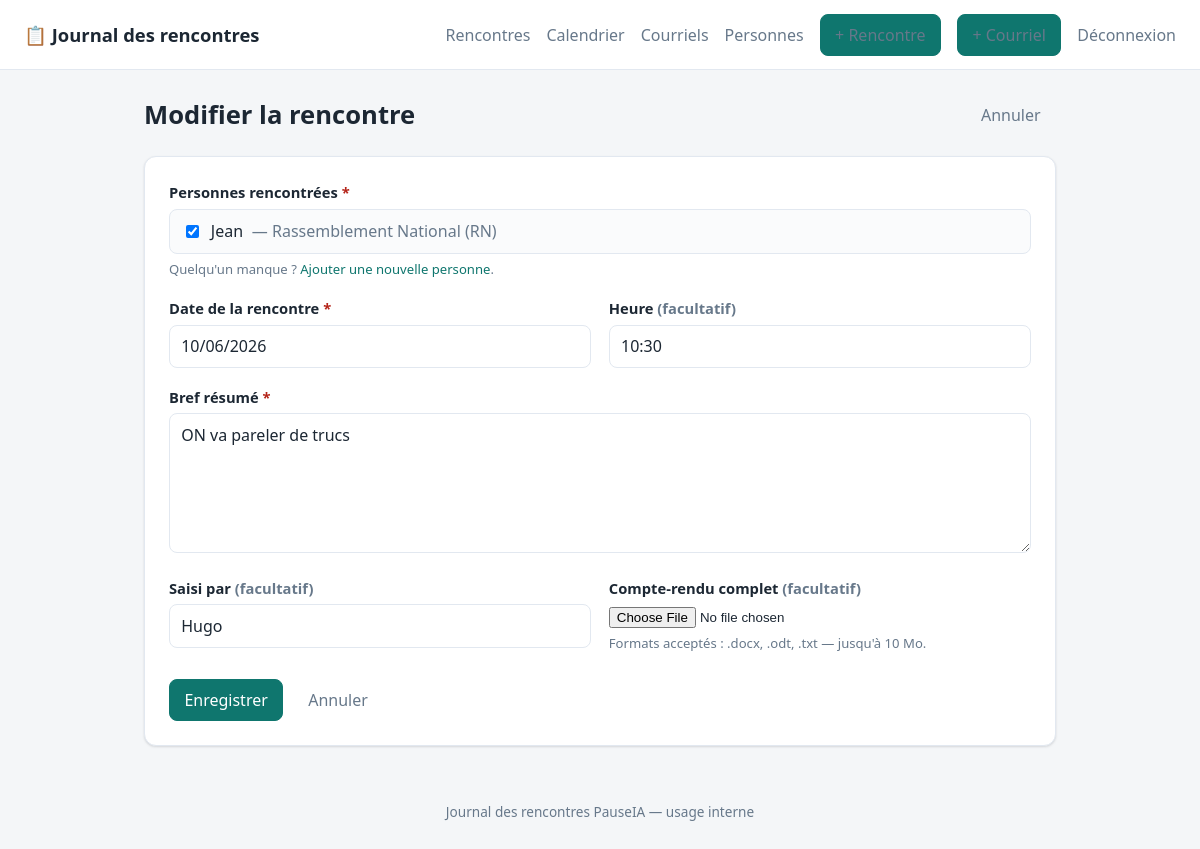
/meetings/4/edit (signed in), run on the app's committed database.
### tables this page shows
CREATE TABLE persons (
            id              INTEGER PRIMARY KEY AUTOINCREMENT,
            name            TEXT NOT NULL,
            political_group TEXT NOT NULL,
            stance          TEXT NOT NULL,
            first_contacted TEXT,
            notes           TEXT,
            created_at      TEXT NOT NULL
        , follow_up_date TEXT, role TEXT);

CREATE TABLE meetings (
            id                   INTEGER PRIMARY KEY AUTOINCREMENT,
            meeting_date         TEXT NOT NULL,
            summary              TEXT NOT NULL,
            recorded_by          TEXT,
            document_stored_name TEXT,
            document_orig_name   TEXT,
            created_at           TEXT NOT NULL
        , meeting_time TEXT);

### app.py (the view, shortened to what this page needs)
@app.route("/meetings/<int:meeting_id>/edit", methods=["GET", "POST"])
@login_required
def edit_meeting(meeting_id):
    db = get_db()
    meeting = db.execute(
        "SELECT * FROM meetings WHERE id = ?", (meeting_id,)
    ).fetchone()
    if meeting is None:
        abort(404)
    people = db.execute(
        "SELECT id, name, political_group FROM persons ORDER BY name COLLATE NOCASE"
    ).fetchall()
    linked = {
        str(r["person_id"])
        for r in db.execute(
            "SELECT person_id FROM meeting_persons WHERE meeting_id = ?", (meeting_id,)
        )
    }
    return render_template(
        "new_meeting.html", people=people, form=_form_from_row(meeting), selected_ids=linked,
        current=meeting, today=date.today().isoformat(),
        action_url=url_for("edit_meeting", meeting_id=meeting_id),
        heading="Modifier la rencontre",
        cancel_url=url_for("meeting_detail", meeting_id=meeting_id),
    )

### app.py (called while the page is built)
@app.template_filter("fr_date")
def fr_date(value):
    if not value:
        return ""
    try:
        return datetime.strptime(value, "%Y-%m-%d").strftime("%d/%m/%Y")
    except ValueError:
        return value

def get_db():
    if "db" not in g:
        g.db = sqlite3.connect(DB_PATH)
        g.db.row_factory = sqlite3.Row
        g.db.execute("PRAGMA foreign_keys = ON")
    return g.db

def login_required(view):
    @wraps(view)
    def wrapped(*args, **kwargs):
        if not session.get("authenticated"):
            return redirect(url_for("login", next=request.path))
        return view(*args, **kwargs)
    return wrapped

def _form_from_row(row):
    return {k: ("" if v is None else v) for k, v in dict(row).items()}

### templates/new_meeting.html (shortened to what this page needs)
{% extends "base.html" %}
{% block content %}
<div class="page-head">
  <h1>{{ heading }}</h1>
  <a class="btn btn-ghost" href="{{ cancel_url }}">Annuler</a>
</div>
{% if not people %}
<div class="empty">
  <p>Vous devez enregistrer au moins une personne avant de consigner une rencontre.</p>
  <a class="btn btn-primary" href="{{ url_for('new_person') }}">+ Ajouter une personne</a>
</div>
{% else %}
<form class="card form" method="post" enctype="multipart/form-data"
      action="{{ action_url }}">
  <div class="field">
    <label>Personnes rencontrées <span class="req">*</span></label>
    <div class="checklist">
      {% for p in people %}
        <label class="check">
          <input type="checkbox" name="person_ids" value="{{ p['id'] }}"
                 {% if (p['id']|string) in selected_ids %}checked{% endif %}>
          {{ p['name'] }} <span class="muted">— {{ p['political_group'] }}</span>
        </label>
      {% endfor %}
    </div>
    <p class="hint">
      Quelqu'un manque ? <a href="{{ url_for('new_person') }}">Ajouter une nouvelle personne</a>.
    </p>
  </div>
  <div class="grid-2">
    <div class="field">
      <label for="meeting_date">Date de la rencontre <span class="req">*</span></label>
      <input type="text" id="meeting_date" name="meeting_date" inputmode="numeric"
             placeholder="JJ/MM/AAAA" value="{{ form.get('meeting_date', today) | fr_date }}" required>
    </div>
    <div class="field">
      <label for="meeting_time">Heure <span class="muted">(facultatif)</span></label>
      <input type="text" id="meeting_time" name="meeting_time" inputmode="numeric"
             placeholder="HH:MM" value="{{ form.get('meeting_time', '') }}">
    </div>
  </div>
  <div class="field">
    <label for="summary">Bref résumé <span class="req">*</span></label>
    <textarea id="summary" name="summary" rows="5" required
      placeholder="Sujets abordés, points clés, suites à donner…">{{ form.get('summary', '') }}</textarea>
  </div>
  <div class="grid-2">
    <div class="field">
      <label for="recorded_by">Saisi par <span class="muted">(facultatif)</span></label>
      <input type="text" id="recorded_by" name="recorded_by"
             value="{{ form.get('recorded_by', '') }}" placeholder="Votre nom">
    </div>
    <div class="field">
      <label for="document">Compte-rendu complet <span class="muted">(facultatif)</span></label>
      <input type="file" id="document" name="document"
             accept=".docx,.odt,.txt">
      <p class="hint">
        Formats acceptés : .docx, .odt, .txt — jusqu'à 10&nbsp;Mo.
      </p>
    </div>
  </div>
  <div class="actions">
    <button class="btn btn-primary" type="submit">Enregistrer</button>
    <a class="btn btn-ghost" href="{{ cancel_url }}">Annuler</a>
  </div>
</form>
{% endif %}
{% endblock %}

### static/style.css (style rules this page uses)
:root { --bg: #f4f6f8; --surface: #ffffff; --ink: #1c2733; --muted: #67788a; --line: #e2e8f0; --brand: #0f766e; --brand-ink: #0b5a54; --brand-soft:#d8f0ed; --danger: #b42318; --danger-bg: #fef3f2; --ok: #027a48; --ok-bg: #ecfdf3; --radius: 12px; --shadow: 0 1px 2px rgba(16,24,40,.06), 0 1px 3px rgba(16,24,40,.08); }
* { box-sizing: border-box; }
body { margin: 0; font-family: system-ui, -apple-system, "Segoe UI", Roboto, Helvetica, Arial, sans-serif; color: var(--ink); background: var(--bg); line-height: 1.5; }
a { color: var(--brand); text-decoration: none; }
.page-head { display: flex; align-items: center; justify-content: space-between; gap: 1rem; margin-bottom: 1.25rem; }
h1 { font-size: 1.6rem; margin: 0; }
.muted { color: var(--muted); }
.btn { display: inline-flex; align-items: center; gap: .4rem; padding: .5rem .9rem; border: 1px solid var(--line); border-radius: 8px; background: var(--surface); color: var(--ink); font: inherit; font-weight: 500; cursor: pointer; white-space: nowrap; transition: background .12s, border-color .12s; }
.btn-primary { background: var(--brand); border-color: var(--brand); color: #fff; }
.btn-ghost { background: transparent; border-color: transparent; color: var(--muted); }
.card { background: var(--surface); border: 1px solid var(--line); border-radius: var(--radius); padding: 1.5rem; box-shadow: var(--shadow); }
.form .field { margin-bottom: 1.1rem; }
.grid-2 { display: grid; grid-template-columns: 1fr 1fr; gap: 1.1rem; }
.field > label { display: block; font-weight: 600; margin-bottom: .35rem; font-size: .92rem; }
.field input[type="text"], .field input[type="date"], .field input[type="password"], .field input[type="search"], .field select, .field textarea { width: 100%; padding: .55rem .7rem; border: 1px solid var(--line); border-radius: 8px; font: inherit; background: var(--surface); color: var(--ink); }
.field textarea { resize: vertical; }
.req { color: var(--danger); }
.hint { margin: .35rem 0 0; font-size: .82rem; color: var(--muted); }
.actions { display: flex; gap: .6rem; margin-top: .5rem; }
.checklist { display: grid; gap: .35rem; max-height: 260px; overflow-y: auto; border: 1px solid var(--line); border-radius: 8px; padding: .6rem .75rem; background: #fafbfc; }
.check { display: flex; align-items: center; gap: .55rem; font-weight: 400; cursor: pointer; }
.check input { width: auto; }

### data on the page
persons: person_ids "☑", name "Jean", political_group "Rassemblement National (RN)"
meetings: meeting_date "10/06/2026", meeting_time "10:30", summary "ON va pareler de trucs", recorded_by "Hugo"

### other printed values
{{ heading }} "Modifier la rencontre"
